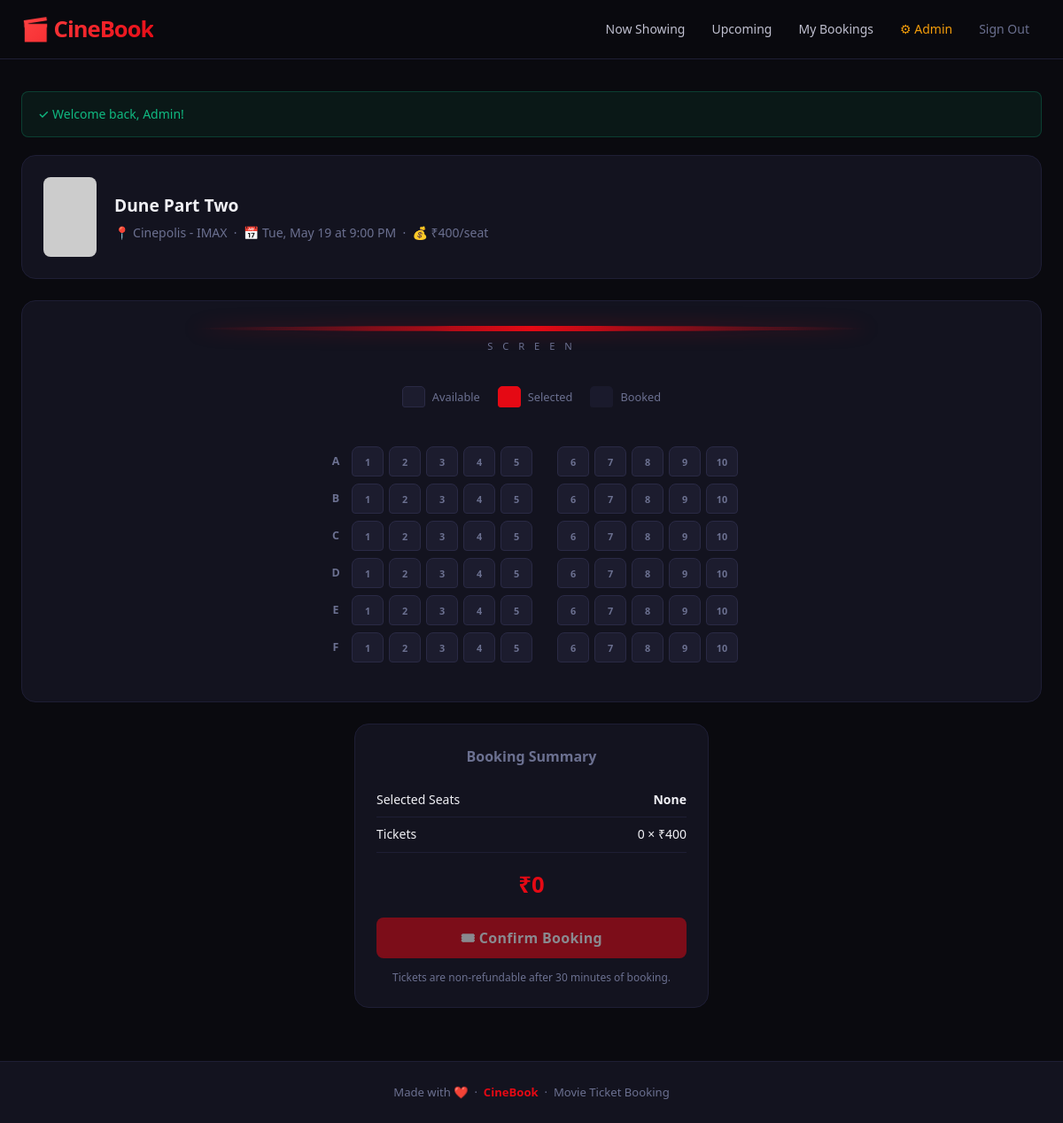
The page /booking.php?show_id=9 (signed in) on the database its author committed.
### tables this page shows
CREATE TABLE IF NOT EXISTS shows (
  id INT AUTO_INCREMENT PRIMARY KEY,
  movie_id INT NOT NULL,
  theater_id INT NOT NULL,
  show_date DATE NOT NULL,
  show_time TIME NOT NULL,
  price DECIMAL(10,2) NOT NULL DEFAULT 200,
  FOREIGN KEY (movie_id) REFERENCES movies(id) ON DELETE CASCADE,
  FOREIGN KEY (theater_id) REFERENCES theaters(id) ON DELETE CASCADE
);

CREATE TABLE IF NOT EXISTS movies (
  id INT AUTO_INCREMENT PRIMARY KEY,
  title VARCHAR(200) NOT NULL,
  description TEXT,
  genre VARCHAR(100),
  language VARCHAR(50),
  duration INT,
  rating DECIMAL(3,1) DEFAULT 0,
  poster VARCHAR(255),
  trailer_url VARCHAR(255),
  release_date DATE,
  status ENUM('now_showing','upcoming') DEFAULT 'now_showing',
  created_at TIMESTAMP DEFAULT CURRENT_TIMESTAMP
);

CREATE TABLE IF NOT EXISTS theaters (
  id INT AUTO_INCREMENT PRIMARY KEY,
  name VARCHAR(150) NOT NULL,
  location VARCHAR(200),
  total_seats INT DEFAULT 60
);

### booking.php (the view, shortened to what this page needs)
<?php
require_once __DIR__ . '/includes/functions.php';
$show_id = (int)($_GET['show_id'] ?? 0);
$stmt = $conn->prepare("SELECT s.*, m.title, m.poster, t.name AS theater_name, t.total_seats FROM shows s JOIN movies m ON s.movie_id=m.id JOIN theaters t ON s.theater_id=t.id WHERE s.id=?");
$stmt->bind_param('i', $show_id); $stmt->execute();
$show = $stmt->get_result()->fetch_assoc();
$taken = bookedSeats($conn, $show_id);
require_once __DIR__ . '/includes/header.php';
$rows = ['A','B','C','D','E','F']; $cols = 10;
?>
<div class="booking-header">
  <img src="<?= e($show['poster']) ?>" alt="<?= e($show['title']) ?>"
       onerror="this.src='https://placehold.co/60x90/13131f/e50914?text=?'">
  <div>
    <h2><?= e($show['title']) ?></h2>
    <p>📍 <?= e($show['theater_name']) ?> &nbsp;·&nbsp; 📅 <?= date('D, M j', strtotime($show['show_date'])) ?> at <?= date('g:i A', strtotime($show['show_time'])) ?> &nbsp;·&nbsp; 💰 ₹<?= number_format($show['price']) ?>/seat</p>
  </div>
</div>
<div style="background:var(--surface);border:1px solid var(--border);border-radius:16px;padding:28px;margin-bottom:24px;">
  <div class="screen-wrap">
    <div class="screen-bar"></div>
    <div class="screen-label">S C R E E N</div>
  </div>
  <div class="seat-legend">
    <div class="legend-item"><div class="legend-box avail"></div> Available</div>
    <div class="legend-item"><div class="legend-box sel"></div> Selected</div>
    <div class="legend-item"><div class="legend-box taken"></div> Booked</div>
  </div>
  <div class="seats-container">
    <?php foreach ($rows as $r): ?>
      <div class="seat-row">
        <span class="row-label"><?= $r ?></span>
        <?php for ($c=1; $c<=5; $c++):
          $id = $r.$c; $isTaken = in_array($id, $taken); ?>
          <div class="seat<?= $isTaken?' taken':'' ?>" data-seat="<?= $id ?>"><?= $c ?></div>
        <?php endfor; ?>
        <?php for ($c=6; $c<=$cols; $c++):
          $id = $r.$c; $isTaken = in_array($id, $taken); ?>
          <div class="seat<?= $isTaken?' taken':'' ?>" data-seat="<?= $id ?>"><?= $c ?></div>
        <?php endfor; ?>
      </div>
    <?php endforeach; ?>
  </div>
</div>
<form method="post" id="bookForm">
  <div class="booking-summary">
    <h3>Booking Summary</h3>
    <div class="summary-row"><span>Selected Seats</span><span id="selectedList" style="color:var(--text);font-weight:700;">None</span></div>
    <div class="summary-row"><span>Tickets</span><span><span id="count">0</span> × ₹<?= number_format($show['price']) ?></span></div>
    <div class="summary-total">₹<span id="total">0</span></div>
    <button class="btn btn-block btn-lg" type="submit" id="payBtn" disabled>🎟 Confirm Booking</button>
    <p style="color:var(--muted);font-size:.75rem;margin-top:12px;">Tickets are non-refundable after 30 minutes of booking.</p>
  </div>
</form>
<?php require_once __DIR__ . '/includes/footer.php'; ?>

### assets/css/style.css (style rules this page uses)
*, *::before, *::after { margin: 0; padding: 0; box-sizing: border-box; }
:root { --bg: #0a0a0f; --surface: #13131f; --surface-2: #1c1c2e; --surface-3: #252540; --primary: #e50914; --primary-h: #ff2430; --primary-dim: rgba(229,9,20,0.12); --primary-glow:rgba(229,9,20,0.35); --text: #f0f0f5; --text-2: #c0c0d0; --muted: #6b7090; --border: #1e1e35; --border-2: #2a2a45; --success: #10b981; --danger: #ef4444; --warning: #f59e0b; --info: #6366f1; --gold: #fbbf24; --radius: 12px; --radius-sm: 8px; --shadow: 0 8px 32px rgba(0,0,0,0.5); --shadow-lg: 0 20px 60px rgba(0,0,0,0.6); --transition: 0.2s cubic-bezier(0.4,0,0.2,1); }
html { scroll-behavior: smooth; }
body { font-family: 'Segoe UI', system-ui, -apple-system, sans-serif; background: var(--bg); color: var(--text); min-height: 100vh; display: flex; flex-direction: column; line-height: 1.6; -webkit-font-smoothing: antialiased; }
img { display: block; max-width: 100%; }
button { font-family: inherit; }
.booking-header { background: var(--surface); padding: 24px; border-radius: 16px; border: 1px solid var(--border); margin-bottom: 24px; display: flex; align-items: center; gap: 20px; }
.booking-header img { width: 60px; height: 90px; object-fit: cover; border-radius: 8px; }
.booking-header h2 { font-size: 1.2rem; font-weight: 800; }
.booking-header p { color: var(--muted); font-size: 0.875rem; margin-top: 4px; }
.screen-wrap { margin-bottom: 36px; }
.screen-bar { height: 6px; background: linear-gradient(90deg, transparent, var(--primary), transparent); border-radius: 50%; max-width: 70%; margin: 0 auto 8px; box-shadow: 0 0 20px var(--primary-glow); }
.screen-label { text-align: center; color: var(--muted); font-size: 0.7rem; letter-spacing: 4px; text-transform: uppercase; }
.seats-container { display: flex; flex-direction: column; gap: 8px; align-items: center; overflow-x: auto; padding: 16px 0; }
.seat-row { display: flex; gap: 6px; align-items: center; }
.row-label { width: 24px; color: var(--muted); font-weight: 700; font-size: 0.78rem; text-align: center; flex-shrink: 0; }
.seat { width: 36px; height: 34px; border-radius: 8px 8px 4px 4px; background: var(--surface-2); border: 1px solid var(--border-2); cursor: pointer; font-size: 0.68rem; color: var(--muted); display: inline-flex; align-items: center; justify-content: center; transition: all 0.15s; user-select: none; font-weight: 600; }
.seat-legend { display: flex; gap: 20px; justify-content: center; flex-wrap: wrap; margin-bottom: 28px; }
.legend-item { display: flex; align-items: center; gap: 8px; font-size: 0.8rem; color: var(--muted); }
.legend-box { width: 26px; height: 24px; border-radius: 5px 5px 3px 3px; border: 1px solid; }
.legend-box.avail { background: var(--surface-2); border-color: var(--border-2); }
.legend-box.sel { background: var(--primary); border-color: var(--primary); }
.legend-box.taken { background: var(--surface-3); border-color: transparent; opacity: 0.4; }
.booking-summary { background: var(--surface); border: 1px solid var(--border); border-radius: 16px; padding: 24px; max-width: 400px; margin: 0 auto; text-align: center; }
.booking-summary h3 { margin-bottom: 16px; font-size: 1rem; color: var(--muted); font-weight: 600; }
.summary-row { display: flex; justify-content: space-between; padding: 8px 0; border-bottom: 1px solid var(--border); font-size: 0.875rem; }
.summary-total { font-size: 1.6rem; font-weight: 900; color: var(--primary); margin: 16px 0; }
.btn { display: inline-flex; align-items: center; justify-content: center; gap: 8px; padding: 12px 24px; background: var(--primary); color: #fff; border: none; border-radius: var(--radius-sm); cursor: pointer; font-size: 0.9rem; font-weight: 700; letter-spacing: 0.3px; transition: all var(--transition); line-height: 1; font-family: inherit; white-space: nowrap; }
.btn:disabled { opacity: 0.5; cursor: not-allowed; transform: none; box-shadow: none; }
.btn-block { width: 100%; }
.btn-lg { padding: 15px 32px; font-size: 1rem; }

### rows shown on the page
shows: movie.title "Dune Part Two", theater.name "Cinepolis - IMAX", show_date "Tue, May 19", show_time "9:00 PM", price "400"

### other values the page prints
SITE_NAME "CineBook"
$icon "✓"
$f['msg'] "Welcome back, Admin!"
$r "A"
$r "B"
$r "C"
$r "D"
$r "E"
$r "F"
